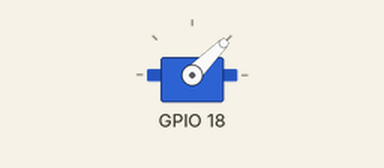
Bench run of a program on a simulated Raspberry Pi (BCM pin numbers). Shown: servo. Servo angles are drawn from the pulse width (0.5 ms = 0°, 2.5 ms = 180°); what the program prints to the terminal is not drawn. At 10.0 s the program stops and its outputs stay as they are.

Above: at 0.05 s.
Timing chart, 0 to 4.6 s (numbered marks = the images above):
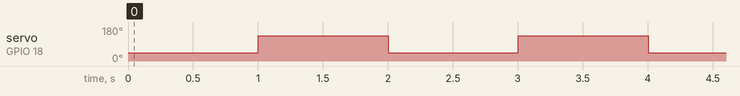

Measured:
- by itself, servo on GPIO 18: alternates 135° for 1.0 s and 45° for 1.0 s, 9 changes in all, then stays 135°

The program:

ser_eff_2.py
```python
import pigpio
import time

pi = pigpio.pi()
pi.set_mode(18, pigpio.OUTPUT)

print ("mode: ", pi.get_mode(18))

for i in range(0,5):
    print("setting to: ",pi.set_servo_pulsewidth(18, 1000))
    print("set to: ",pi.get_servo_pulsewidth(18))

    time.sleep(1)

    print("setting to: ",pi.set_servo_pulsewidth(18, 2000))
    print("set to: ",pi.get_servo_pulsewidth(18))

    time.sleep(1)

pi.stop()
```
